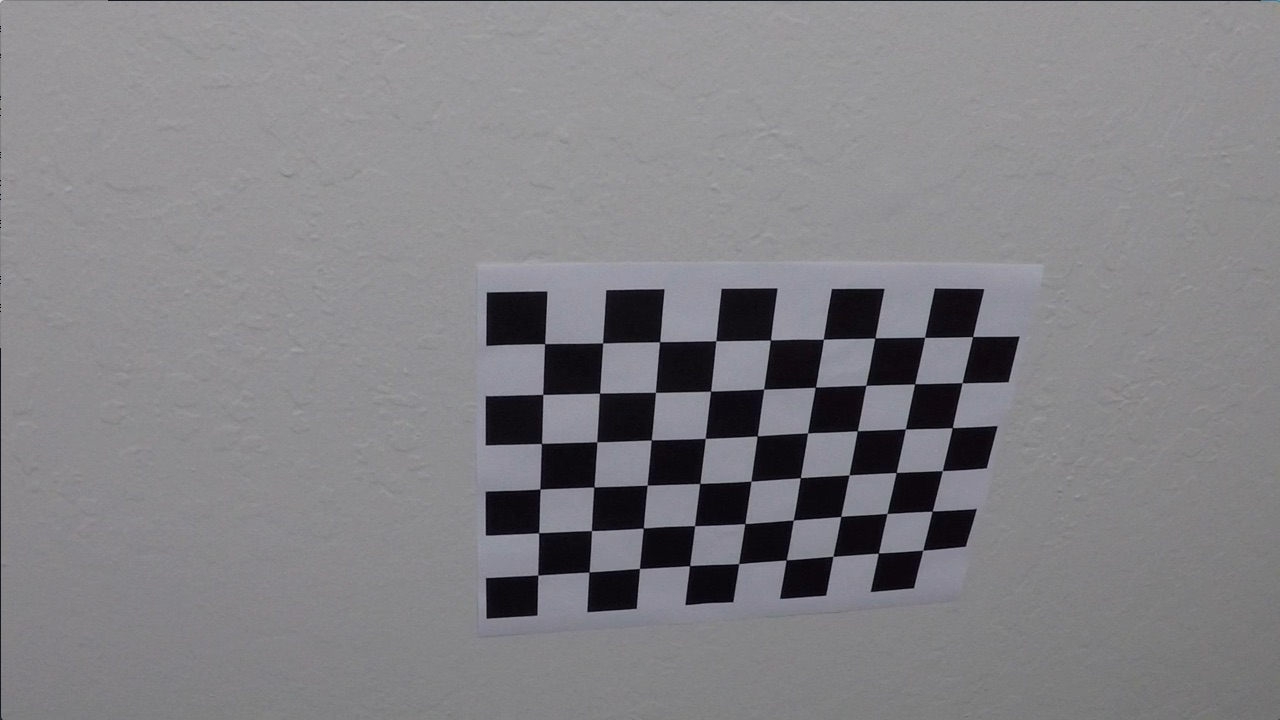
#> input picture camera_cal/calibration10.jpg, 1280 x 720 px; its folder holds only this picture in this run; the run also reads 1 picture not shown here
$ jupyter execute --allow-errors p4_advanced_lane_detection.ipynb   (shell and % lines are left out)   (older library calls are emulated)
#> lines starting #> are read from the running program, lines starting #| are printed output that depends on the picture; after the words box and inside, x2 and y2 are one past the last pixel; in counts of white or black regions, pixels touching at a corner belong together
#> further down, img is the input picture: shape (720, 1280, 3); mean R, G, B 130.2, 129.4, 133.1
#> `ret, corners = cv2.findChessboardCorners(gray, (nx, ny), None)`: ret = True; corners = 54 rows, first 8: [544.7, 343.6], [602.6, 342.9], [659.6, 341.7], [716, 340.7], [770.5, 340], [823.4, 339.2], [874.8, 338.1], [924.6, 337.3]
[cell 1]
import numpy as np
import cv2
import matplotlib.pyplot as plt
import matplotlib.image as mpimg
import glob
import pickle

#plt.imsave('./output_images/'+'ex_image_psptfm.jpg',ex_image_psptfm)    # Code to save images

[cell 2]
# Finding Corners

# Prepare object points
nx = 9
ny = 6

# Make a list of calibration images
images = glob.glob('./camera_cal/calibration*.jpg')

# Arrays to store object points and image points from the images
objpoints = [] # 3D points in real world space
imgpoints = [] # 2D points in image plane

# Prep object points
objp = np.zeros((ny*nx,3), np.float32)
objp[:,:2] = np.mgrid[0:nx, 0:ny].T.reshape(-1, 2) # x,y coordinates

fig, ax = plt.subplots(10,2, figsize = (20, 35))
ax = ax.ravel()

# Step through each image in the calibration set
#> (the rest of this cell did not finish here and is left out)

[cell 3]
# Use the results obtained above to undistort an image
img = cv2.imread('./camera_cal/calibration1.jpg')

#> (the rest of this cell did not finish here and is left out)

[cell 4]
# Save the camera calibration result (we don't need rvecs / tvecs)
dist_pickle = {}
#> (the rest of this cell did not finish here and is left out)

[cell 5]
# load pickled distortion matrix
with open('camera_dist_data.p', mode='rb') as f:
#> (reads camera_dist_data.p from the repository)
    dist_pickle = pickle.load(f)
    mtx = dist_pickle["mtx"]
    dist = dist_pickle["dist"]

[cell 6]
# Chose an image to use as an example
example = cv2.imread('./test_images/test1.jpg')
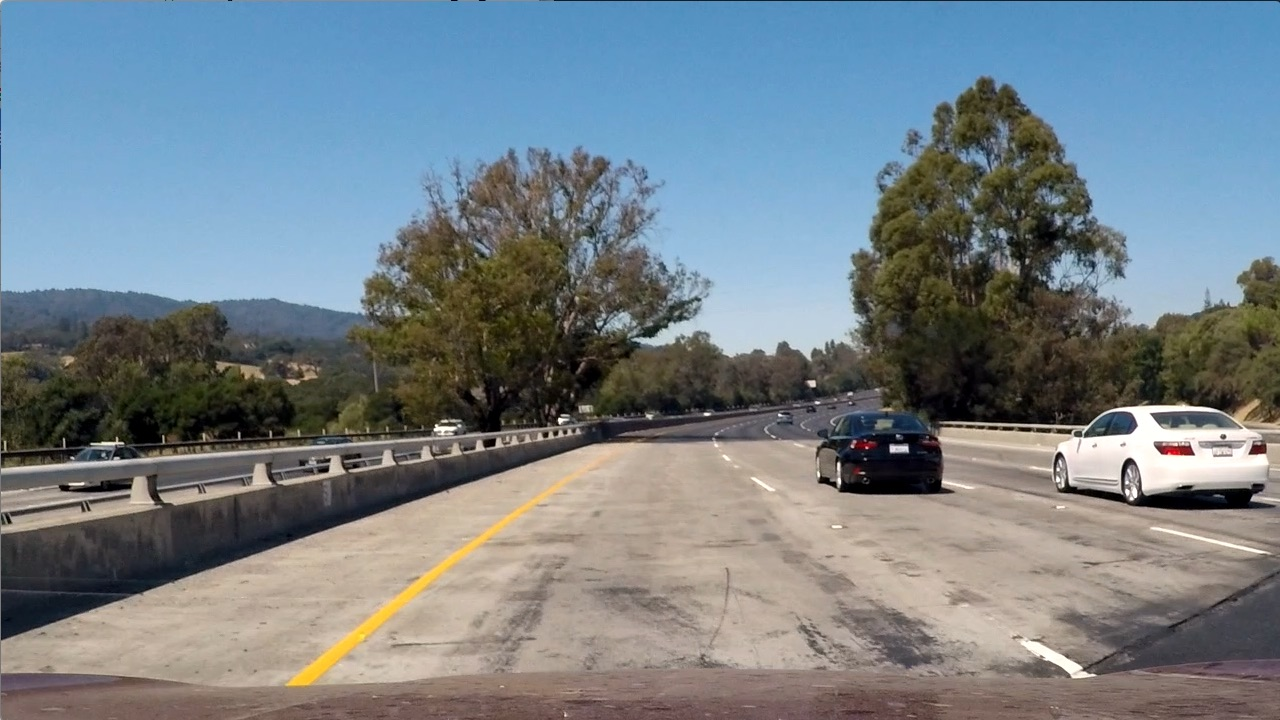
#> input picture test_images/test1.jpg, 1280 x 720 px
#> example is the input picture: shape (720, 1280, 3); mean B, G, R 135.5, 128.7, 117.5
example = cv2.cvtColor(example, cv2.COLOR_BGR2RGB)

# Function to correct distortion of images
def distortionCorrection(img):
    corrected = cv2.undistort(img, mtx, dist, None, mtx)
    return corrected

example_corrected = distortionCorrection(example)

f, (ax1, ax2) = plt.subplots(1, 2, figsize=(24, 9))
f.tight_layout()
ax1.imshow(example)
ax1.set_title('Original Image', fontsize=50)
ax2.imshow(example_corrected)
ax2.set_title('Corrected Image', fontsize=50)
plt.subplots_adjust(left=0., right=1, top=0.9, bottom=0.)

## Image Perspective Transform

[cell 7]
def unwarp(img, src, dst):
    h,w = img.shape[:2]
    # use cv2.getPerspectiveTransform() to get M, the transform matrix, and Minv, the inverse
    M = cv2.getPerspectiveTransform(src, dst)
    Minv = cv2.getPerspectiveTransform(dst, src)
    # use cv2.warpPerspective() to warp your image to a top-down view
    warped = cv2.warpPerspective(img, M, (w,h), flags=cv2.INTER_LINEAR)
    return warped, M, Minv

[cell 8]
# Chose an image to use as an example for perspective transform
example_straight = cv2.imread('./test_images/straight_lines1.jpg')
example_straight = cv2.cvtColor(example_straight, cv2.COLOR_BGR2RGB)
example_straight_corrected = distortionCorrection(example_straight)

ex_image = example_straight_corrected

h,w = ex_image.shape[:2]
#> h = 720; w = 1280

# define source and destination points for transform
src = np.float32([(560,475),
                  (730,475),
                  (275,670),
                  (1034,670)])
dst = np.float32([(450,0),
                  (w-450,0),
                  (450,h),
                  (w-450,h)])

ex_image_psptfm, M, Minv = unwarp(ex_image, src, dst)
#> M = [[-0.3, -1.51, 826.8], [-4.4e-16, -2.22, 1052.5], [-6e-19, -0.00239, 1]]; Minv = [[0.447, -0.692, 358.7], [7.34e-17, -0.451, 475], [2.99e-19, -0.00108, 1]]

# Visualize unwarp
f, (ax1, ax2) = plt.subplots(1, 2, figsize=(20,10))
f.subplots_adjust(hspace = .2, wspace=.05)
ax1.imshow(ex_image)
x = [src[0][0],src[2][0],src[3][0],src[1][0],src[0][0]]
y = [src[0][1],src[2][1],src[3][1],src[1][1],src[0][1]]
ax1.plot(x, y, color= (1, 0, 0), alpha=0.4, linewidth=3, solid_capstyle='round', zorder=2)
ax1.set_ylim([h,0])
ax1.set_xlim([0,w])
ax1.set_title('Undistorted Image', fontsize=30)
ax2.imshow(ex_image_psptfm)
ax2.set_title('Perspective Transform Image', fontsize=30)

[cell 9]
example_corrected_psptfm, M, Minv = unwarp(example_corrected, src, dst)

# Visualize unwarp
f, (ax1, ax2) = plt.subplots(1, 2, figsize=(20,10))
f.subplots_adjust(hspace = .2, wspace=.05)
ax1.imshow(example_corrected)
x = [src[0][0],src[2][0],src[3][0],src[1][0],src[0][0]]
y = [src[0][1],src[2][1],src[3][1],src[1][1],src[0][1]]
ax1.plot(x, y, color= (1, 0, 0), alpha=0.4, linewidth=3, solid_capstyle='round', zorder=2)
ax1.set_ylim([h,0])
ax1.set_xlim([0,w])
ax1.set_title('Undistorted Image', fontsize=30)
ax2.imshow(example_corrected_psptfm)
ax2.set_title('Perspective Transform Image', fontsize=30)

[cell 10]
def apply_thresh(img, thresh = (0, 255)):
    binary_out = np.zeros_like(img)
    binary_out[(img >= thresh[0])&(img <= thresh[1])] = 1
    return binary_out

def color_chan_and_thresh(img, thresh = (0, 255), color_chan = 0, color_space = None,
                          sobel_kernel = 3, sobel_type = None, trans = 'n'):
    if color_space == 'HSV':
        img = cv2.cvtColor(img, cv2.COLOR_RGB2HSV)
    elif color_space == 'HLS':
        img = cv2.cvtColor(img, cv2.COLOR_RGB2HLS).astype(np.float)
    elif color_space == 'Luv':
        img = cv2.cvtColor(img, cv2.COLOR_RGB2Luv)
    elif color_space == 'Lab':
        img = cv2.cvtColor(img, cv2.COLOR_RGB2Lab)
    elif color_space == 'YUV':
        img = cv2.cvtColor(img, cv2.COLOR_RGB2YUV)
    elif color_space == 'gray':
        print('Gray')
        img = cv2.cvtColor(img, cv2.COLOR_RGB2GRAY)
    if color_space != 'gray':
        img = img[:,:,(color_chan - 1)]

    if sobel_type != None:
        print("Sobel")
        sobelx = cv2.Sobel(img, cv2.CV_64F, 1, 0, ksize=sobel_kernel)
        sobely = cv2.Sobel(img, cv2.CV_64F, 0, 1, ksize=sobel_kernel)

    if sobel_type == 'SX':
        print("Sobel X")
        img = np.absolute(sobelx)
        img = np.uint8(255*img/np.max(img))
    elif sobel_type == 'SY':
        img = np.absolute(sobely)
        img = np.uint8(255*img/np.max(img))
    elif sobel_type == 'SM':
        img = np.sqrt(sobelx**2 + sobely**2)
        img = np.uint8(255*img/np.max(img))
    elif sobel_type == 'SD':
        sobelx = np.abs(sobelx)
        sobely = np.abs(sobely)
        img = np.arctan2(sobely, sobelx)

    if trans == 'y':
        return img, apply_thresh(img, thresh)
    return apply_thresh(img, thresh)

[cell 11]
ex1 = cv2.imread('./test_images/test2.jpg')
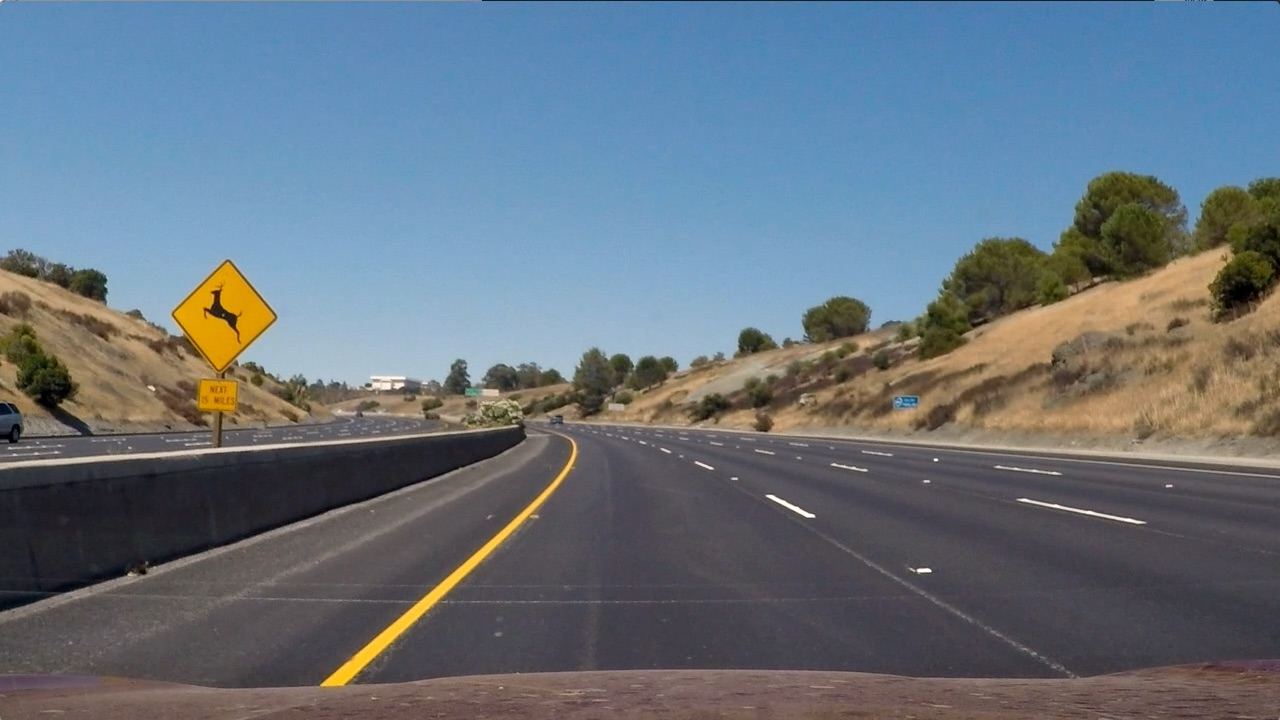
#> input picture test_images/test2.jpg, 1280 x 720 px
#> ex1 is the input picture: shape (720, 1280, 3); mean B, G, R 125.5, 114.6, 102.8
ex1 = cv2.cvtColor(ex1, cv2.COLOR_BGR2RGB)
ex1_c = distortionCorrection(ex1)
ex1_tfm, _, _ = unwarp(ex1_c, src, dst)

test, thresh = color_chan_and_thresh(ex1_tfm, (230,255), 3, 'HSV', trans = 'y')
#> in color_chan_and_thresh, `img = cv2.cvtColor(img, cv2.COLOR_RGB2HSV)`: img: shape (720, 1280, 3); mean H, S, V 107, 27.1, 78.9
#> thresh: shape (720, 1280); values 0 (black) and 1 (white), 0.88% white; 13 white regions (5 under 20 px), largest, box (x1, y1, x2, y2) and area: (450, 0, 492, 720) 6074, (838, 250, 857, 399) 1332, (1221, 431, 1235, 456) 174
# [7 lines of commented-out code are left out]
fig, ax = plt.subplots(1,2, figsize = (30,20))
ax = ax.ravel()
fig.subplots_adjust(hspace = .2, wspace=.001)
ax[0].imshow(test, cmap = 'gray')
ax[0].set_title('Orig', fontsize=25)
ax[1].imshow(thresh, cmap = 'gray')
ax[1].set_title('Threshold', fontsize=25)

[cell 12]
ex2 = cv2.imread('./test_images/test1.jpg')
ex2 = cv2.cvtColor(ex2, cv2.COLOR_BGR2RGB)
ex2_c = distortionCorrection(ex2)
ex2_tfm, _, _ = unwarp(ex2_c, src, dst)

test, thresh = color_chan_and_thresh(ex2_tfm, (230,255), 3, 'HSV', trans = 'y')    # Changed Very Good
#> in color_chan_and_thresh (call 2), `img = cv2.cvtColor(img, cv2.COLOR_RGB2HSV)`: img: shape (720, 1280, 3); mean H, S, V 33.1, 46.7, 138.6
#> thresh: shape (720, 1280); values 0 (black) and 1 (white), 1.7% white; 11 white regions (2 under 20 px), largest, box (x1, y1, x2, y2) and area: (456, 0, 490, 720) 10538, (857, 37, 875, 206) 1957, (1215, 108, 1242, 200) 1510
# [8 lines of commented-out code are left out]
fig, ax = plt.subplots(1,2, figsize = (30,20))
ax = ax.ravel()
fig.subplots_adjust(hspace = .2, wspace=.001)
ax[0].imshow(test, cmap = 'gray')
ax[0].set_title('Orig', fontsize=25)
ax[1].imshow(thresh, cmap = 'gray')
ax[1].set_title('Threshold', fontsize=25)

[cell 13]
ex2 = cv2.imread('./test_images/test3.jpg')
#> (the rest of this cell did not finish here and is left out)

[cell 14]
ex2 = cv2.imread('./test_images/test4.jpg')
#> (the rest of this cell did not finish here and is left out)

[cell 15]
ex2 = cv2.imread('./test_images/test5.jpg')
#> (the rest of this cell did not finish here and is left out)

[cell 16]
ex2 = cv2.imread('./test_images/test_chal3.jpg')
#> (the rest of this cell did not finish here and is left out)

[cell 17]
def pipeline(img):
    img = cv2.cvtColor(img, cv2.COLOR_BGR2RGB)
    img = distortionCorrection(img)
    img, M, Minv = unwarp(img, src, dst)

    test, thresh = color_chan_and_thresh(img, (220,255), 3, 'HSV', trans = 'y')    # Changed Very Good
#> in color_chan_and_thresh (call 3), `img = cv2.cvtColor(img, cv2.COLOR_RGB2HSV)`: img: shape (720, 1280, 3); mean H, S, V 93.2, 38.3, 95.6
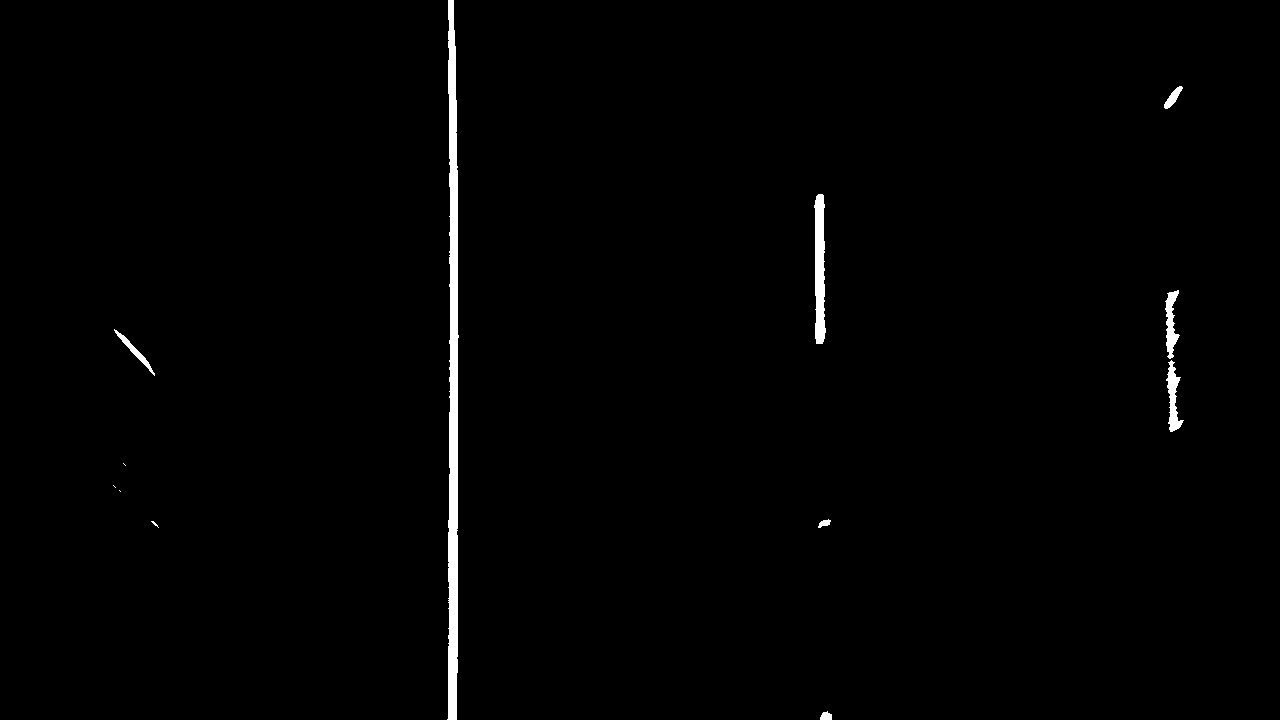
#> thresh: shape (720, 1280); values 0 (black) and 1 (white), 1% white; 12 white regions (4 under 20 px), largest, box (x1, y1, x2, y2) and area: (447, 0, 459, 720) 6089, (814, 194, 826, 344) 1378, (1166, 360, 1184, 432) 574

    return thresh, Minv

[cell 18]
def pipeline2(img):
    img = cv2.cvtColor(img, cv2.COLOR_BGR2RGB)
    img = distortionCorrection(img)
    img, M, Minv = unwarp(img, src, dst)

    test, thresh = color_chan_and_thresh(img, (150,255), 3, 'Luv', trans = 'y')    # L - Very Good
#> in color_chan_and_thresh (call 4), `img = cv2.cvtColor(img, cv2.COLOR_RGB2Luv)`: img: shape (720, 1280, 3); mean of channels 0, 1, 2 91.6, 99.3, 136.5
#> thresh: shape (720, 1280); values 0 (black) and 1 (white), 17.6% white; 15 white regions (13 under 20 px), largest, box (x1, y1, x2, y2) and area: (0, 0, 259, 670) 142984, (435, 0, 475, 720) 19657
    test2, thresh2 = color_chan_and_thresh(img, (175,255), 1, 'Luv', trans = 'y')    # R - Very Good
#> thresh2: shape (720, 1280); values 0 (black) and 1 (white), 2.2% white; 26 white regions (10 under 20 px), largest, box (x1, y1, x2, y2) and area: (446, 0, 460, 720) 7325, (67, 413, 175, 533) 4237, (1161, 282, 1187, 435) 2468

    combined = np.zeros_like(thresh2)
    combined[((thresh2 == 1)|(thresh == 1))] = 1

    return combined, Minv

[cell 19]
# Make a list of example images
images = glob.glob('./test_images/*.jpg')

# Set up plot
fig, axs = plt.subplots(len(images),4, figsize=(10, 20))
fig.subplots_adjust(hspace = .2, wspace=.001)
axs = axs.ravel()

i = 0
for image in images:
    imge = cv2.imread(image)
    imge_t = cv2.cvtColor(imge, cv2.COLOR_BGR2RGB)
    img_persp_trans, M, Minv = unwarp(imge_t, src, dst)
    img_bin, Minv = pipeline(imge)
    img_bin2, Minv = pipeline2(imge)
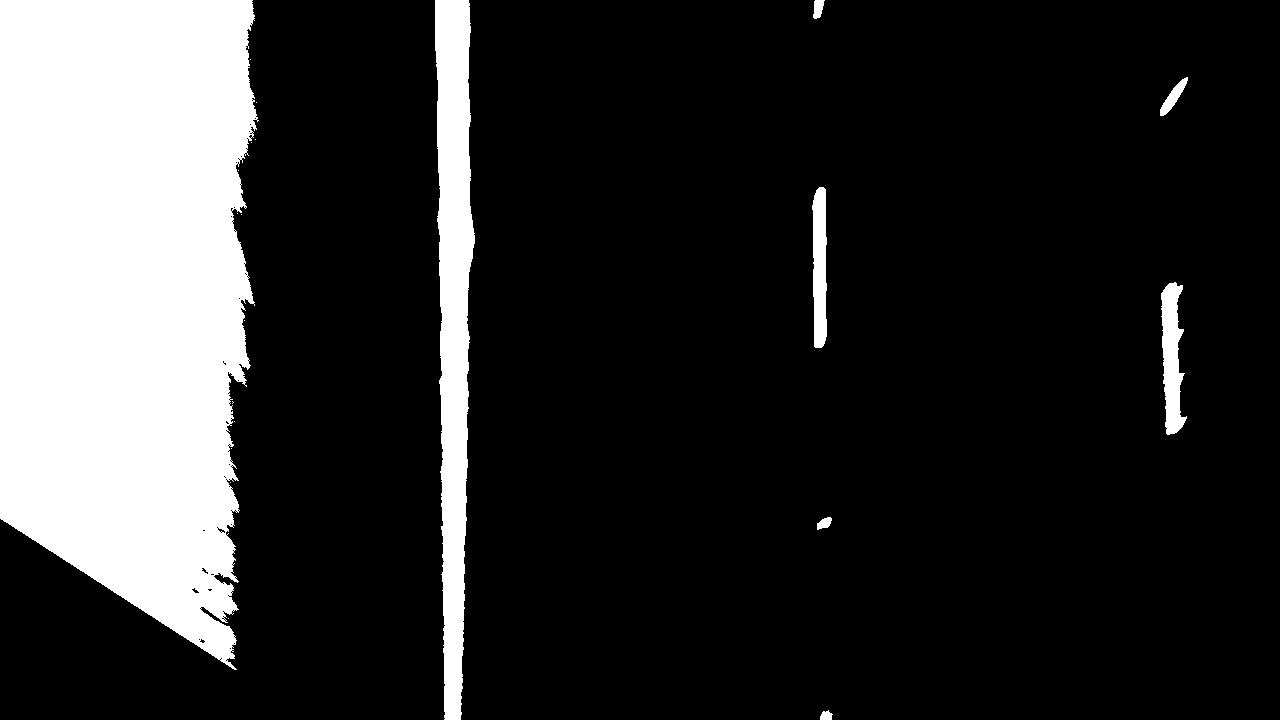
#> img_bin2: shape (720, 1280); values 0 (black) and 1 (white), 18.2% white; 21 white regions (13 under 20 px), largest, box (x1, y1, x2, y2) and area: (0, 0, 259, 670) 142984, (435, 0, 475, 720) 19657, (1161, 282, 1187, 435) 2468
    axs[i].imshow(imge_t)
    axs[i].axis('off')
    i += 1
    axs[i].imshow(img_persp_trans, cmap='gray')
    axs[i].axis('off')
    i += 1
    axs[i].imshow(img_bin, cmap='gray')
    axs[i].axis('off')
    i += 1
    axs[i].imshow(img_bin2, cmap='gray')
    axs[i].axis('off')
    i += 1
